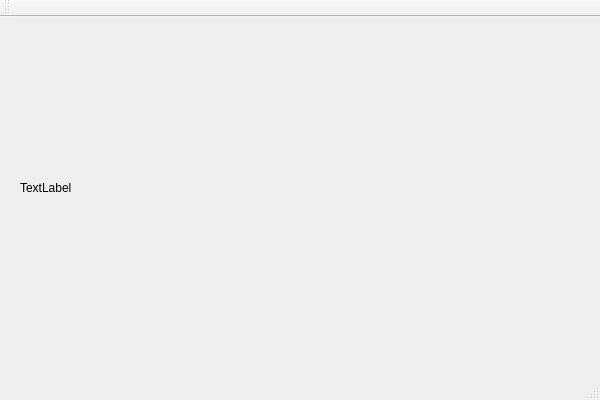
<?xml version="1.0" encoding="UTF-8"?>
<ui version="4.0">
 <class>qt_test1Class</class>
 <widget class="QMainWindow" name="qt_test1Class">
  <property name="geometry">
   <rect>
    <x>0</x>
    <y>0</y>
    <width>600</width>
    <height>400</height>
   </rect>
  </property>
  <property name="windowTitle">
   <string>qt_test1</string>
  </property>
  <widget class="QWidget" name="centralWidget">
   <widget class="QLabel" name="cam_label">
    <property name="geometry">
     <rect>
      <x>20</x>
      <y>10</y>
      <width>561</width>
      <height>321</height>
     </rect>
    </property>
    <property name="text">
     <string>TextLabel</string>
    </property>
   </widget>
  </widget>
  <widget class="QMenuBar" name="menuBar">
   <property name="geometry">
    <rect>
     <x>0</x>
     <y>0</y>
     <width>600</width>
     <height>21</height>
    </rect>
   </property>
  </widget>
  <widget class="QToolBar" name="mainToolBar">
   <attribute name="toolBarArea">
    <enum>TopToolBarArea</enum>
   </attribute>
   <attribute name="toolBarBreak">
    <bool>false</bool>
   </attribute>
  </widget>
  <widget class="QStatusBar" name="statusBar"/>
 </widget>
 <layoutdefault spacing="6" margin="11"/>
 <resources>
  <include location="qt_test1.qrc"/>
 </resources>
 <connections/>
</ui>
